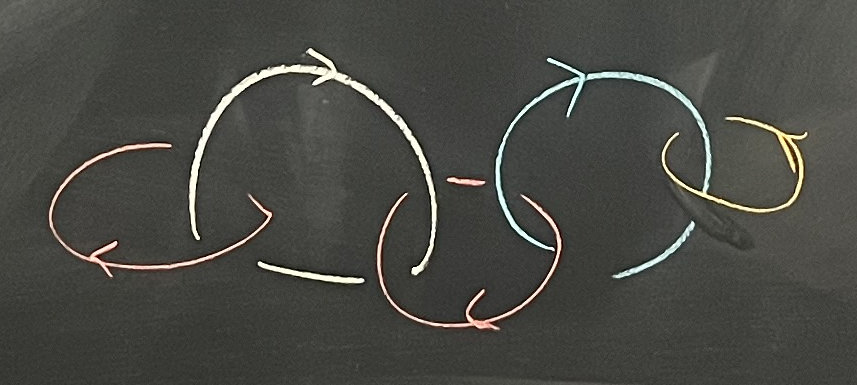
#> input picture examples/blackboard/colored-chain.png, 857 x 385 px; its folder holds only this picture in this run
$ python -i stroke_holes.py   (imports and definitions only)
#> lines starting #> are read from the running program, lines starting #| are printed output that depends on the picture
### recognizer/board_photo.py
"""Classical board-photo recognition from pixels, with explicit uncertainty.

No source identities or reference encodings enter this module. Alternate
contrast extractions are hypotheses, not instructions to erase arbitrary ink.
Every successful photo reconstruction requires review of the inferred gaps.
"""
from copy import deepcopy
import hashlib
import time

import cv2
import numpy as np
from scipy import ndimage

from .diagram import pd_code, validate
from .geometry import assemble, beautify
from .knotfolio_backend import extract, _outward_tangent
from .recognition_runtime import current


MODES = ('auto', 'off', 'board', 'light', 'dark')


def looks_photographic(rgb):
    """Conservative routing hint; forced board modes bypass this heuristic."""
    small = cv2.resize(rgb, (160, 160), interpolation=cv2.INTER_AREA)
    gray = cv2.cvtColor(small, cv2.COLOR_RGB2GRAY)
    middle = float(np.median(gray))
    # Flat white/black digital canvases stay on the original route. Board
    # photographs have a predominantly midtone, varying background.
    midtone = float(np.mean((gray > 20) & (gray < 240)))
    low, high = np.percentile(gray, [20, 80])
    detected = 25 < middle < 235 and midtone > .75 and high-low > 3
    return bool(detected), dict(background_median=middle, midtone_fraction=midtone)


class BoardContrast:
    # [487 lines left out: functions __init__, _seeded, candidates, prepared_board_contrast, _trim_to_plane, repair_overdrawn_seam and 1 more, not called in this run]

### recognizer/stroke_holes.py
"""Repair narrow enclosed voids inside a continuing scanned ink band.

Only enclosed background changes. Neither foreground component connectivity nor
open strand gaps are changed. The two solid continuations distinguish an ink
sliver from an isolated thin oval or the interior of a curl.
"""
from copy import deepcopy
import time

import numpy as np
from scipy import ndimage
from skimage.morphology import skeletonize


# [78 lines left out: function fill_stroke_holes, not called in this run]


def recognize_stroke_holes(rgb):
    """Conservative last resort; require two valid agreeing threshold masks."""
    from .board_photo import looks_photographic
    from .diagram import pd_code, validate
    from .geometry import assemble, beautify, check_embedding
    from .knotfolio_backend import extract, _color_layers
    from .motion import _same_projection
    from .preprocess import prepare

    started = time.monotonic()
    if looks_photographic(rgb)[0]:
        return None
    pixels, preprocessing = prepare(rgb)
    if _color_layers(pixels.astype(float), pixels.min(2) < 205)[1] > 1:
        return None
    complete, attempts = [], []
    for threshold in (150., 180., 205., 230., 240.):
        mask = pixels.min(2) < threshold
        if not .0001 < mask.mean() < .3:
            continue
        repaired, evidence = fill_stroke_holes(mask)
        attempts.append({'threshold': threshold, 'filled_holes': len(evidence)})
        if not evidence:
            continue
        rendered = np.repeat(np.where(repaired, 0, 255).astype(np.uint8)[..., None], 3, axis=2)
        trace = extract(rendered, {'arrow_wings': True, 'micro_seams': True,
                                'stop_at_branches': True, 'max_endpoints': 180})
        if not trace['complete']:
            continue
        try:
            diagram = beautify(assemble(trace, rgb.shape[1], rgb.shape[0]))
            verdict = validate(diagram)
            if not verdict['valid'] or not check_embedding(diagram, check_strokes=False)['valid']:
                continue
            code = pd_code(diagram)
            complete.append((diagram, trace, verdict, code, evidence))
        except (ValueError, RuntimeError, KeyError, IndexError):
            continue
    if len(complete) < 2:
        return None
    diagram, trace, verdict, code, evidence = complete[0]
    if any(not _same_projection(diagram, candidate[0]) for candidate in complete[1:]):
        return None
    warnings = ['Thin enclosed slivers inside continuing strokes were filled; '
                'inspect the marked source regions.']
    diagnostic = deepcopy(trace['diagnostics'])
    diagnostic.update(validation=verdict, stroke_hole_repairs=evidence,
                      stroke_hole_attempts=attempts, stroke_hole_agreement=len(complete),
                      preprocessing={**preprocessing, 'stroke_holes_filled': True},
                      elapsed_seconds=time.monotonic()-started)
    diagram['recognition'] = {'stroke_width': diagnostic['stroke_width'], 'warnings': warnings}
    return {'status': 'needs_review', 'diagram': diagram, 'pd_code': code,
            'unlinked_unknot_components': verdict['crossing_free_components'],
            'diagnostics': diagnostic, 'warnings': warnings}

>>> import cv2
>>> picture = cv2.imread('../examples/blackboard/colored-chain.png', cv2.IMREAD_GRAYSCALE)
#> picture: shape (385, 857); min 0, max 254, mean 72.4
>>> result = recognize_stroke_holes(picture)
#> in looks_photographic, `small = cv2.resize(rgb, (160, 160), interpolation=cv2.INTER_AREA)`:
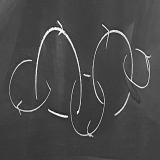
#> small: shape (160, 160); min 21, max 252, mean 72.4
#> (the run stopped early here; a loop or call above may not have finished)
